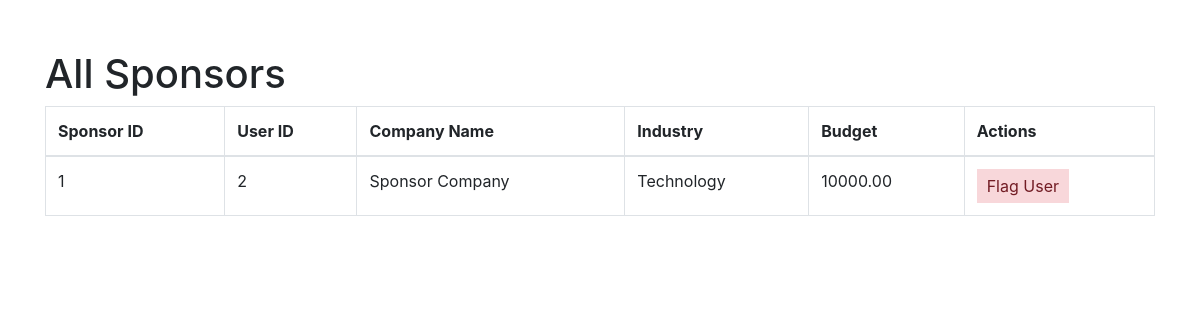
The page /admin/allsponsors (signed in) on the database as committed earlier.
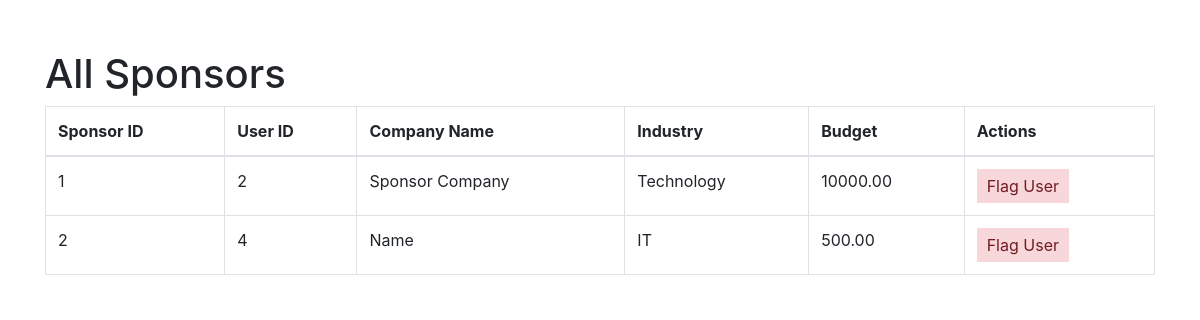
The same page on the database as committed later.
### models.py (models this page shows, shortened)
class Sponsor(db.Model):
    __tablename__ = "sponsors"
    sponsor_id = db.Column(db.Integer, primary_key=True, autoincrement=True)
    user_id = db.Column(db.Integer, db.ForeignKey("users.user_id"), nullable=False)
    company_name = db.Column(db.String(255))
    industry = db.Column(db.String(255))
    budget = db.Column(db.Numeric(10, 2))
    campaigns = db.relationship("Campaign", backref="sponsor", lazy=True)

### admin.py (the view)
@admin.route('/allsponsors')
def all_sponsors():
    if "user_name" in session and "role" in session:
        if session["role"] == "admin":
            sponsors = Sponsor.query.all()
            return render_template("admin_allsponsors.html", sponsors=sponsors)
    return redirect(url_for("home"))

### app.py (called while the page is built)
@app.before_request
def create_tables():
    init_db(app)

### models.py (called while the page is built, shortened)
def init_db(app):
    with app.app_context():
        db.create_all()

### templates/admin_allsponsors.html (shortened to what this page needs)
<!DOCTYPE html>
<html lang="en">
<head>
    <link rel="stylesheet" href="https://stackpath.bootstrapcdn.com/bootstrap/4.3.1/css/bootstrap.min.css">
</head>
<body>
    <div class="container">
        <h1>All Sponsors</h1>
        <table class="table table-bordered">
            <thead>
                <tr>
                    <th>Sponsor ID</th>
                    <th>User ID</th>
                    <th>Company Name</th>
                    <th>Industry</th>
                    <th>Budget</th>
                    <th>Actions</th>
                </tr>
            </thead>
            <tbody>
                {% for sponsor in sponsors %}
                <tr>
                    <td>{{ sponsor.sponsor_id }}</td>
                    <td>{{ sponsor.user_id }}</td>
                    <td>{{ sponsor.company_name }}</td>
                    <td>{{ sponsor.industry }}</td>
                    <td>{{ sponsor.budget }}</td>
                    <td><button class="flag-button" onclick="flagUser('{{ sponsor.user_id }}')">Flag User</button></td>
                </tr>
                {% endfor %}
            </tbody>
        </table>
    </div>
</body>
</html>

Rows that differ between the two databases and show on the page:
added Sponsor: sponsor_id "2", user_id "4", company_name "Name", industry "IT", budget "500.00"
